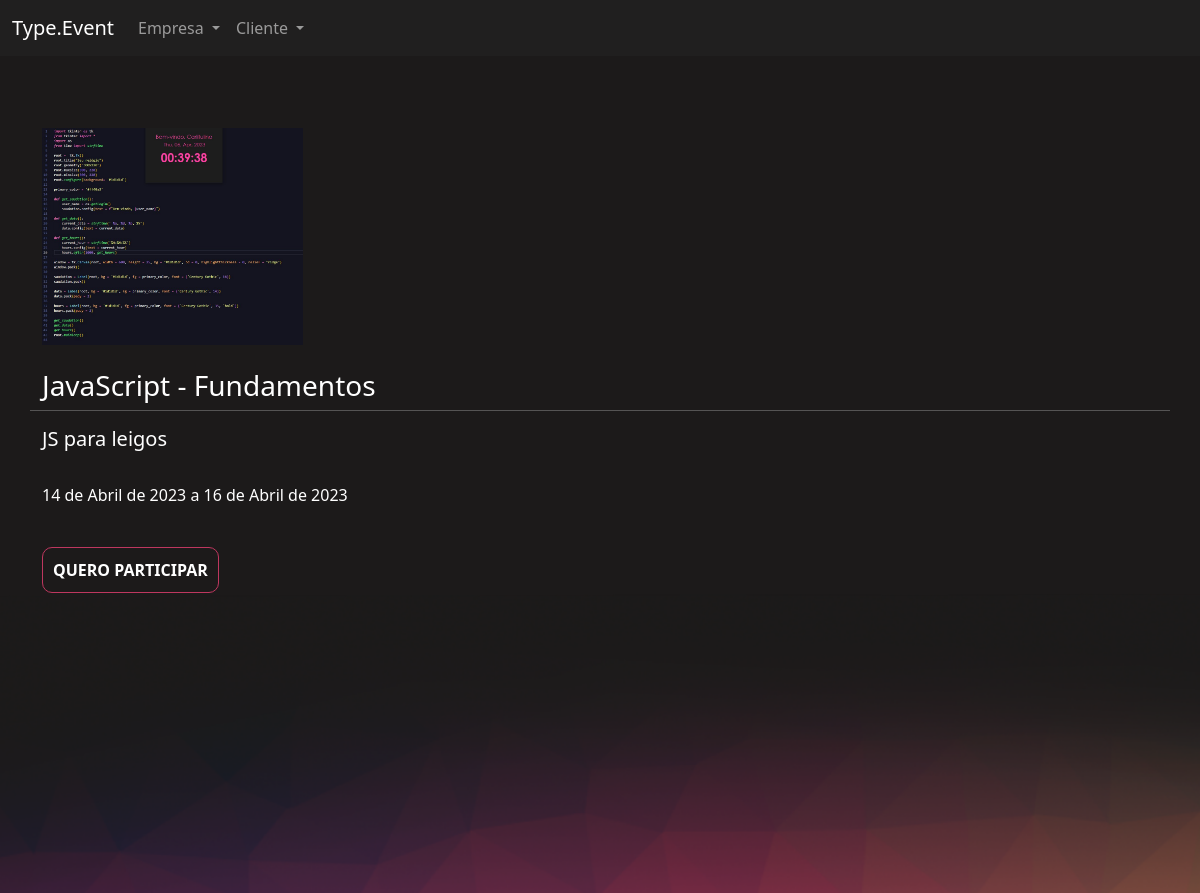
The page /event/register_event/7 on the database its author committed.
### eventos/models.py (models this page shows, shortened)
class Event(models.Model):
    creator = models.ForeignKey(User, on_delete = models.DO_NOTHING, null = True, blank = True)
    name = models.CharField(max_length=200)
    description = models.TextField()
    start_date = models.DateField()
    end_date = models.DateField()
    workload = models.IntegerField()
    logo = models.ImageField(upload_to = 'logo')
    participants = models.ManyToManyField(User, related_name="event_participant", null=True, blank=True)
    cor_principal = models.CharField(max_length = 7)
    cor_secundaria = models.CharField(max_length = 7)
    cor_fundo = models.CharField(max_length = 7)

### eventos/views.py (the view)
# urls.py: path('register_event/<int:id>', views.register_event, name = "register_event"),
def register_event(request, id):
    event = get_object_or_404(Event, id = id)
    if request.method == 'GET':
        return render(request, 'register_event.html', {'event': event})
    elif request.method == 'POST':
        event.participants.add(request.user)
        event.save()
        messages.add_message(request, constants.SUCCESS, 'Inscrição realizada com sucesso')
        return redirect(f'/event/register_event/{event.id}')

### eventos/templates/register_event.html (shortened to what this page needs)
{% extends 'bases/base_event.html' %}
{% block 'conteudo' %}
    <br>
    <br>
    <div class="container">
        <div class="row">
            <div class="col-md-3">
                <br>
                <img width="100%" src="{{event.logo.url}}">
                <br>
                <br>
            </div>
            <h3>{{event.name}}</h3>
            <hr>
            <div class="col-md-6">
                <h5>{{event.description}}</h5>
                <br>
                <p>{{event.start_date}} a {{event.end_date}}</p>
                <br>
                {% if request.user in event.participants.all %}
                    <input style="border-color: green;" type="submit" class="btn-principal" value="JÁ ESTÁ PARTICIPANDO" disabled>
                {% else%}
                    <form action="{% url 'register_event' event.id %}" method="POST">{% csrf_token %}
                        <input type="submit" class="btn-principal" value="QUERO PARTICIPAR">
                    </form>
                {% endif %}
            </div>
        </div>
    </div>
{% endblock %}

### templates/static/geral/css/base.css (style rules this page uses)
body { color: white !important; }
:root { --main-color: #201F1F; --dark-color: #1C1A1A; --contrast-color: #BE375F; --differential-color: #ED8554; }

### templates/static/event/css/event.css (style rules this page uses)
body { background-color: #1C1A1A; }

### templates/static/users/css/users.css (style rules this page uses)
.btn-principal { background-color: transparent; border: 1px solid var(--contrast-color); color: white; padding: 10px; border-radius: 10px; font-weight: bold; }

### rows shown on the page
Event: logo (picture), name "JavaScript - Fundamentos", description "JS para leigos", start_date "14 de Abril de 2023", end_date "16 de Abril de 2023"
